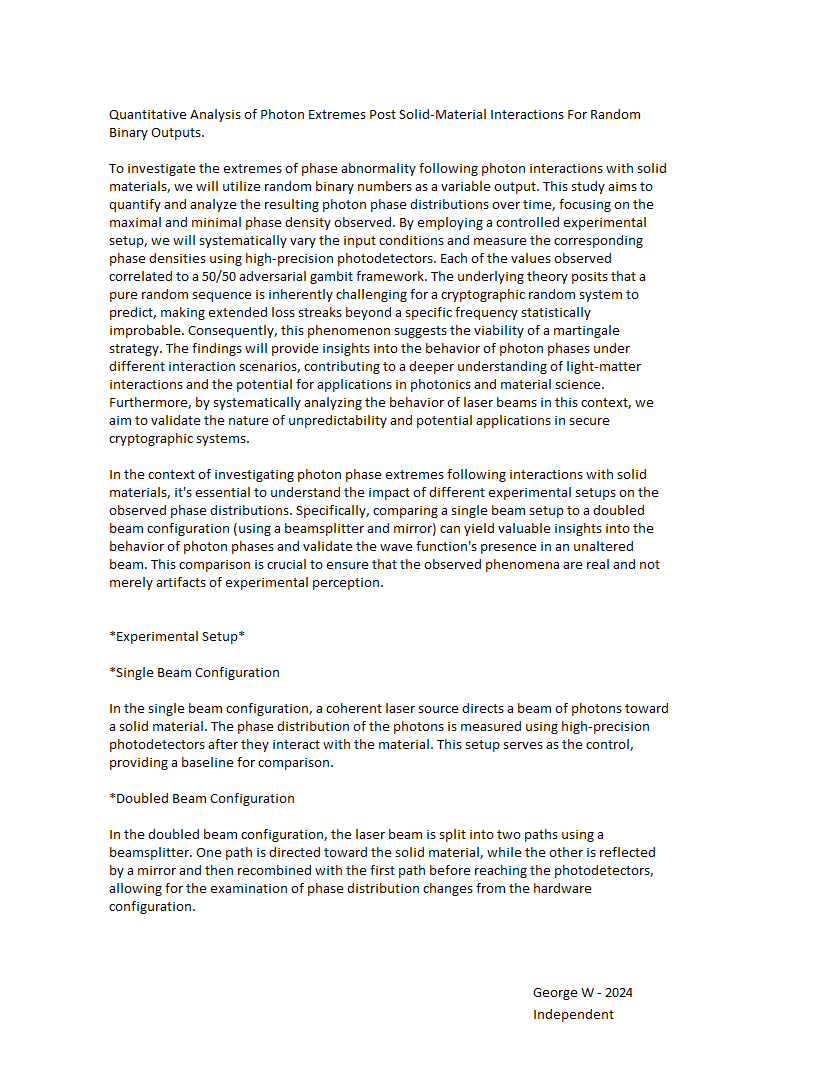
#> input picture research.png, 816 x 1084 px, given in place of the camera
$ python qtest.py
#> lines starting #> are read from the running program, lines starting #| are printed output that depends on the picture; after the words box and inside, x2 and y2 are one past the last pixel; in counts of white or black regions, pixels touching at a corner belong together
import cv2
import numpy as np
import random
import time

# Parameters
sensitivity = 80
min_period = 15
x, y = 0.2, 0.3
longcyc = 2
longcyc2 = 3

# State variables
Do = 0
Do2 = 0
it = 0
ack = 0
nul = 0
and_count = 0
or_count = 0
cyc = 0
swi = 0
swi2 = 0
qu = 0
swif = ""
numa = ""
buffer = []

# Generate random binary sequences
swif = ",".join(str(random.randint(0, 1)) for _ in range(500))
numa = ",".join(str(random.randint(0, 1)) for _ in range(100))

# Initialize webcam
cap = cv2.VideoCapture(0)
cap.set(cv2.CAP_PROP_FRAME_WIDTH, int(640 * x))
cap.set(cv2.CAP_PROP_FRAME_HEIGHT, int(480 * y))

# Helper functions
def process_frame(frame, sensitivity):
    gray = cv2.cvtColor(frame, cv2.COLOR_BGR2GRAY)
    blurred = cv2.GaussianBlur(gray, (21, 21), 0)
    return blurred

def detect_motion(prev_frame, current_frame, sensitivity):
    diff = cv2.absdiff(prev_frame, current_frame)
    _, thresh = cv2.threshold(diff, sensitivity, 255, cv2.THRESH_BINARY)
    return np.sum(thresh > 10)

def handle_logic(b, bb):
    global Do, Do2, it, ack, nul, and_count, or_count, cyc, swi, swi2, qu
    done = False
    if b > 4 and b < 11 or bb > 4 and bb < 11:
        or_count += 1
    if b > 4 and b < 11 and bb > 4 and bb < 11:
        and_count += 1
        if Do == 1:
            if qu == 1 and it == 0:
                qu = 0
                it += 1
            elif qu == 0 and it == 0:
                qu = 1
                it += 1
            it = 0
            done = True
    return done

# Main loop
ret, prev_frame = cap.read()
#> prev_frame is the input picture: shape (1084, 816, 3); mean B, G, R 242.9, 242.9, 242.9
if ret:
    prev_frame = process_frame(prev_frame, sensitivity)
#> in process_frame, `blurred = cv2.GaussianBlur(gray, (21, 21), 0)`:
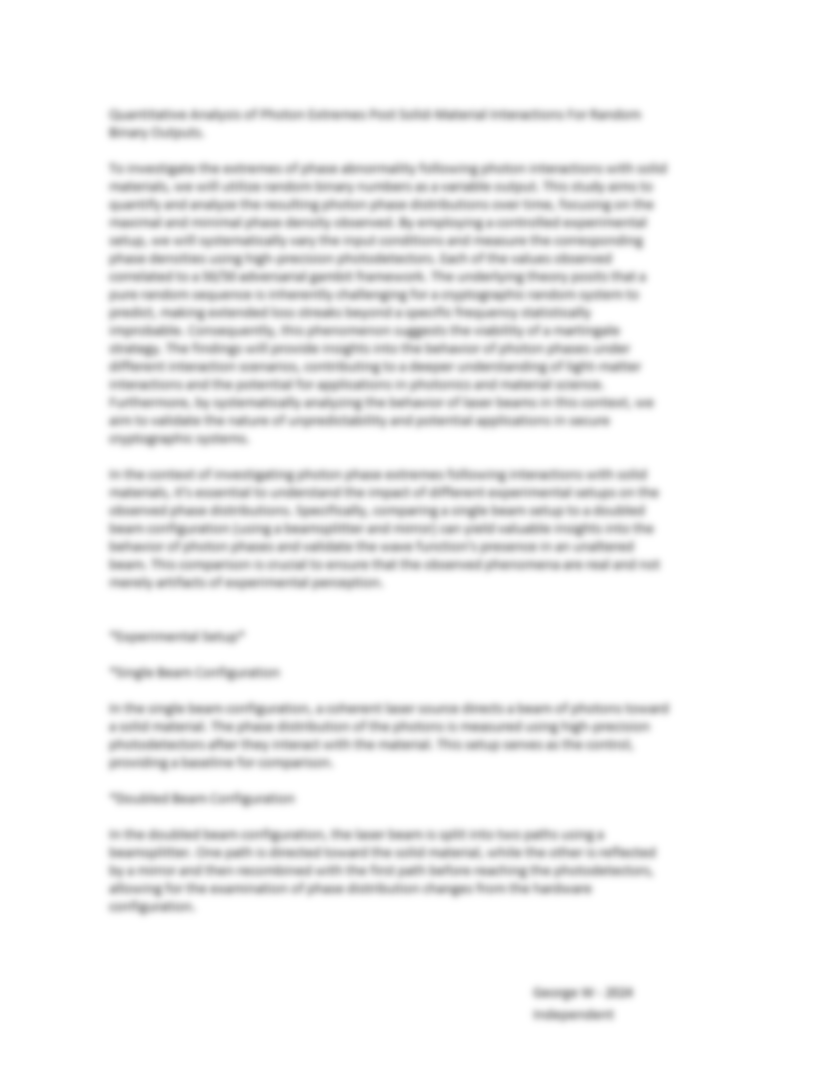
#> blurred: shape (1084, 816); min 167, max 255, mean 242.9

while cap.isOpened():
    ret, frame = cap.read()
    if not ret:
        break

    current_frame = process_frame(frame, sensitivity)
    b = detect_motion(prev_frame, current_frame, sensitivity)
#> in detect_motion, `diff = cv2.absdiff(prev_frame, current_frame)`: diff: shape (1084, 816); every value is 0
#> b = 0

    # Logic based on motion
    if Do == 1:
        Do2 = 1

    bb = 0  # Placeholder for additional logic

    if handle_logic(b, bb):
        cyc += 1

    # Update display
    cv2.putText(frame, f"ACK: {ack} NULL: {nul}", (10, 30), cv2.FONT_HERSHEY_SIMPLEX, 1, (0, 255, 0), 2)
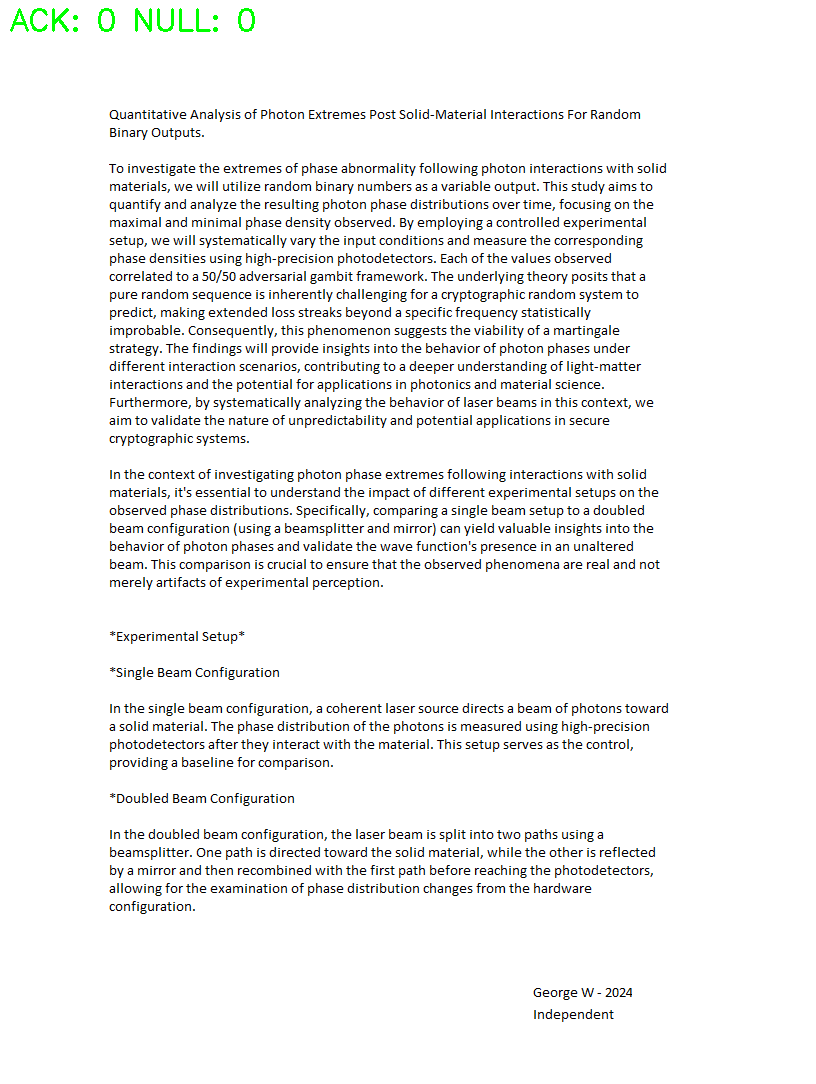
#> frame: shape (1084, 816, 3); 0.17% of pixels changed, all inside (x1, y1, x2, y2) = (10, 8, 255, 32)
    cv2.imshow('Motion Detection', frame)

    # Check for exit
    if cv2.waitKey(1) & 0xFF == ord('q'):
#> (key q is pressed here)
        break

    prev_frame = current_frame

cap.release()
cv2.destroyAllWindows()
